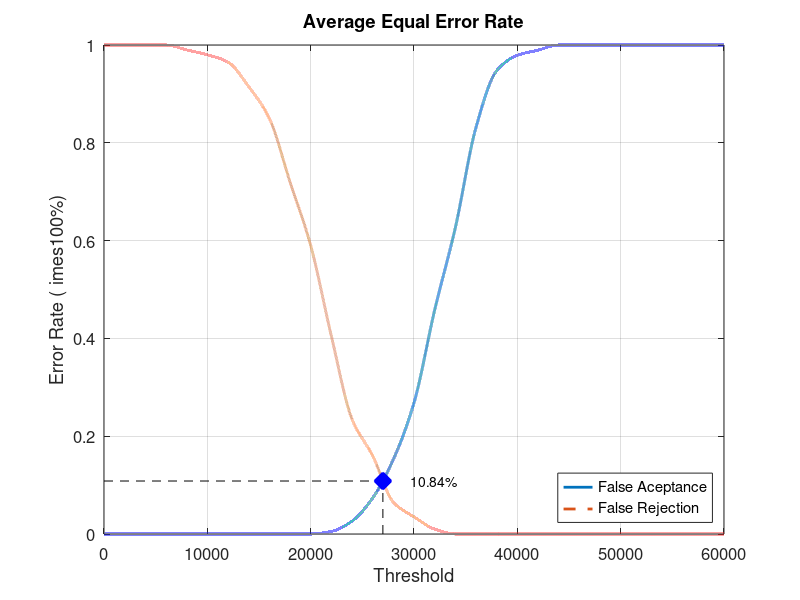
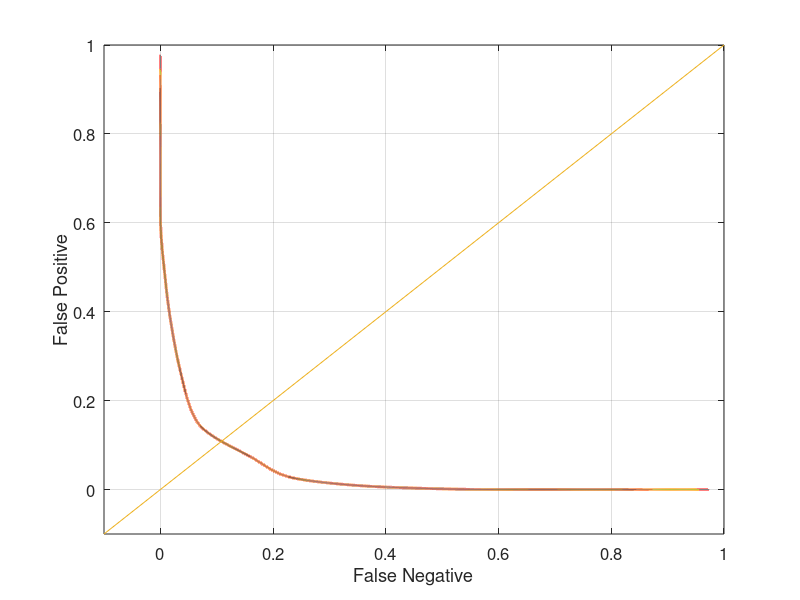

MATLAB code to generate these figures, in order:
close all;
clear;
clc;
x = 0:2000:60000;
xq = 0:0.5:60000;

y0 = [0 0 0 0 0 0 0 0 0 0 0 0.00526316 0.0263158 0.0736842 0.152632 0.268421 0.457895 0.626316 0.831579 0.947368 0.978947 0.989474 1 1 1 1 1 1 1 1 1]
yy0 = interp1(x, y0, xq, 'pchip');
y1 = [1 1 1 1 0.99 0.98 0.965 0.915 0.85 0.72 0.59 0.405 0.235 0.16 0.065 0.035 0.01 0 0 0 0 0 0 0 0 0 0 0 0 0 0]
yy1 = interp1(x, y1, xq, 'pchip');

% Calculating EER: 
y2 = abs(y0 - y1);
find(y2 == min(y2))
yy2 = abs(yy0 - yy1);
xEER = find(yy2 == min(yy2));
xEERIndex = xq(xEER) % X-axis EER
yEER = yy0(xEER) % Y-axis EER

main = figure
plot(xq, yy0,'-','LineWidth', 2);	hold on
plot(xq, yy1,'--','LineWidth', 2);	hold on
plot([xEERIndex xEERIndex], [0 yEER], 'k--');	hold on
plot([0 xEERIndex], [yEER yEER], 'k--');	hold on
plot(xEERIndex, yEER, 'bx', 'LineWidth', 10);	hold on
text(xEERIndex + 10 * xEERIndex / 100, yEER, [num2str(round((10000 * yEER)) / 100) '%'])
legend('False Aceptance', 'False Rejection', 'Location', 'SouthEast')
xlabel('Threshold')
ylabel('Error Rate (	imes100%)')
title('Average Equal Error Rate')
set(gca, 'FontSize', 12)
axis([0 60000 0 1])
grid on

print(main, 'Database3_3Main', '-dpng');
FNRxFPR = figure('Color', [1 1 1]);
plot(yy1, yy0, '-', yy1, yy0, 'LineWidth', 2);
hold on
y = -0.1:0.1:1
plot(y, y); 
set(gca, 'FontSize', 12)
xlabel('False Negative')
ylabel('False Positive')
axis([-0.1 1 -0.1 1])
set(gca, 'FontSize', 12)
grid on

print(FNRxFPR, 'Database3_3FNRxFPR','-dpng');
